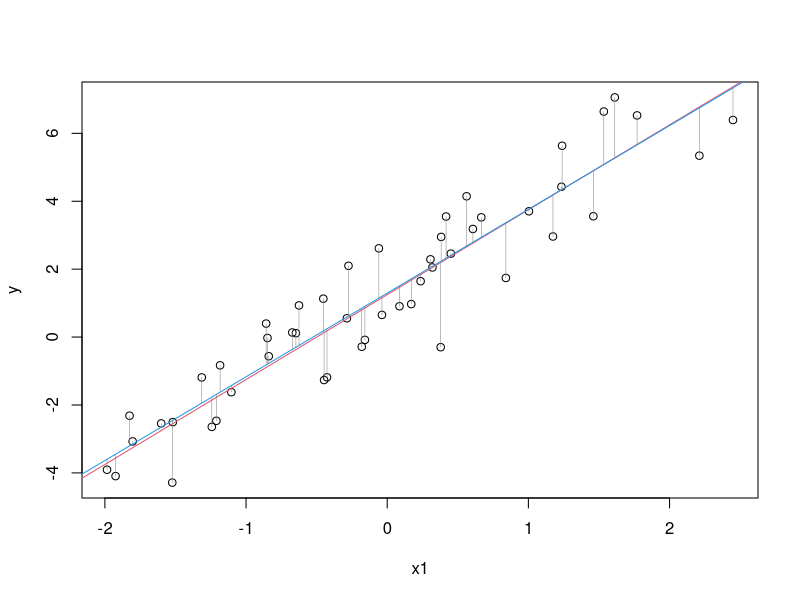
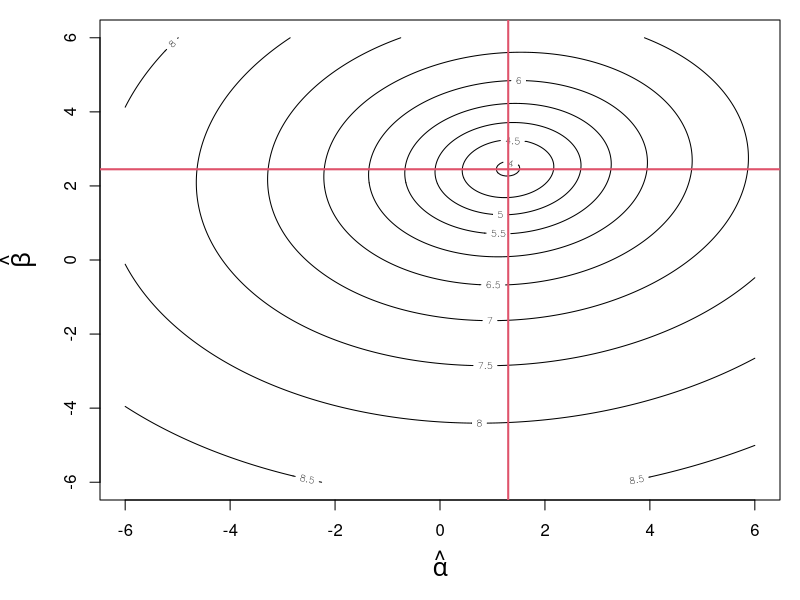
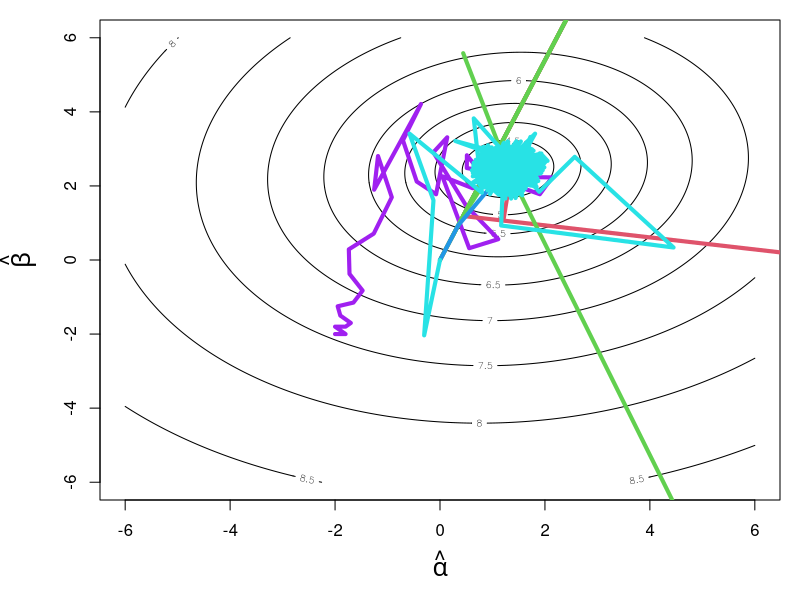
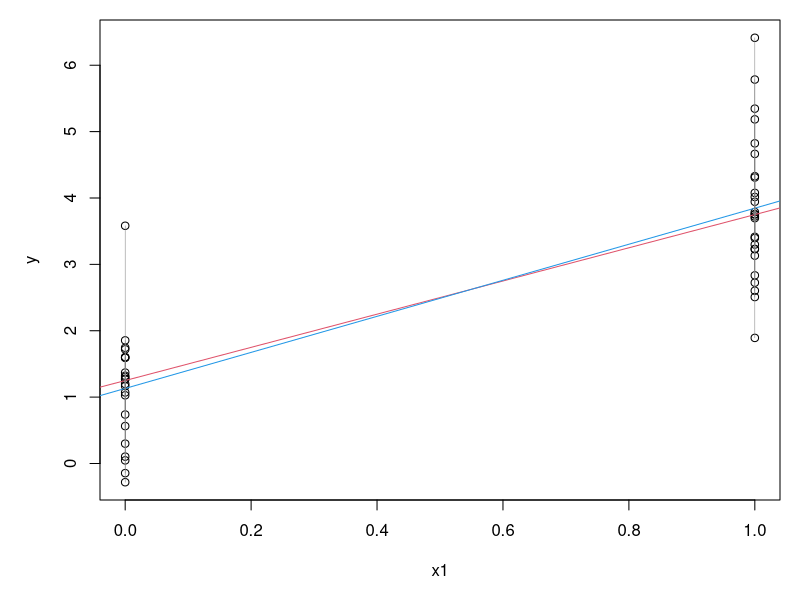
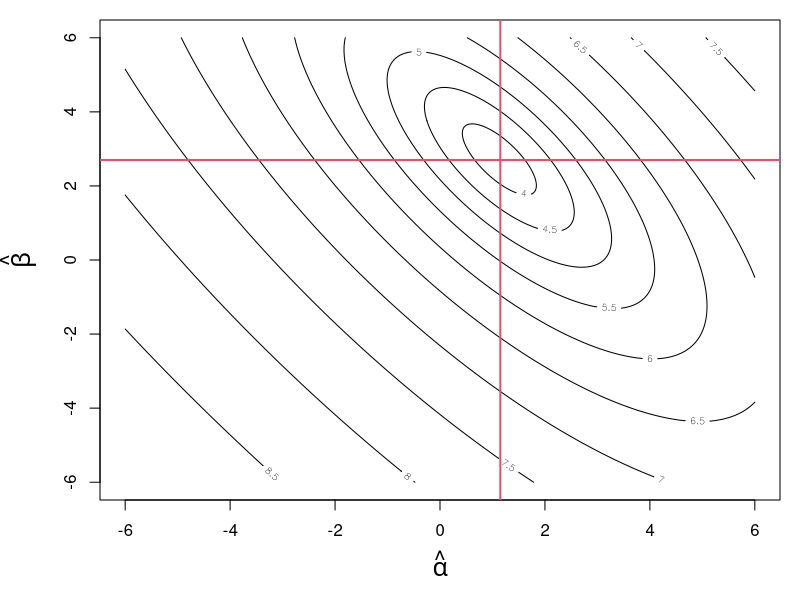
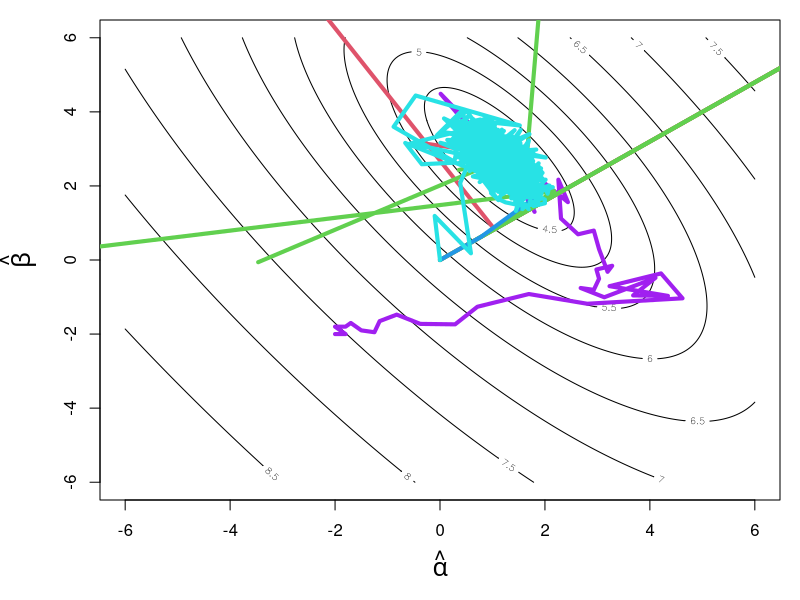

Recreate these plots in R, in order.
## R_Demo_Simulation_Learning_Estimate_linear_model.R
##########################################################################
## INSTRUCTOR: Christopher Fariss
## COURSE NAME: Advanced Computational Methods for Social Media and Textual Data (3B)
## University of Essex Summer School 2023
##
## Date: 2022-08-28
##
## Please e-mail me if you find any errors or have and suggestions (either email is fine)
## e-mail: cjf0006@gmail.com
## e-mail: cjfariss@umich.edu
##########################################################################
##
## Introduction to tutorial:
##
## R_DSIS_week11_linear_model_estimation.R
##########################################################################
## INSTRUCTOR: Christopher Fariss
## COURSE NAME: Data Science for International Studies (DSIS)
## University of Michigan, Winter 2022
##
## Week 11
##
## Please e-mail me if you find any errors or have and suggestions (either email is fine)
## e-mail: cjf0006@gmail.com
## e-mail: cjfariss@umich.edu
##########################################################################
## Introduction to tutorial:
##
## For this R tutorial, we will learn how:
##
## (1) Simulates two variable OLS regression in R.
## (2) Find the coordinates of the best estimates using the a "brute force" method.
## (3) Find the best estimates using the linear model lm() function.
## (4) Matrix algebra
## (5) Find the best estimates using a user defined function which is passed to the optim function
## (6) Visualize the results using the contour plot function from the graphics library
## (7) Simulate the model where the independent variable x is continous and binary
##
##########################################################################

## install the library if necessary
## install.packages(c("graphics", "mvtnorm"))

## load necessary libraries
library(graphics)
library(mvtnorm)


##########################################################################
## when x1 (independent variable) is continuous and y (dependent variable) is continuous
##########################################################################

## generate simulated vales
n <- 50
x1 <- rnorm(n,0,1)

## make design matrix
X <- cbind(1, x1)

head(X)

k <- ncol(X)

# select true population parameters
alpha <- 1.250000
beta <- 2.500000

# generate y with error
error_term <- rnorm(n)
summary(error_term)

y <- alpha * X[,1] + beta * X[,2] + error_term

summary(y)

## plot the x1 and y variable in 2D euclidean space
par(mfrow=c(1,1))
plot(x1, y)
abline(a=alpha, b=beta, col=2)

## estimate the fit of the linear model
fit <- lm(y ~ x1)
fit

## print the summary for the fit object
summary(fit)

## plot the line of best fit
abline(reg=fit, col=4)

## plot the error lines between the y points and the estimated y_hats (the line of best fit)
for(i in 1:n){
    lines(x=c(x1[i], x1[i]), y=c(fit$coefficients[1]+fit$coefficients[2]*x1[i], y[i]), col=grey(.5), lwd=.5)
}

## use linear algebra to find the Best estimates (this is why we defined X with a column of 1s)
beta_estimate <- solve(t(X) %*% X) %*% t(X)%*%y
beta_estimate

## generate vector of possible values for the parameter estimates of alpha and beta by brute force
alpha.hat <- seq(from=-6,6,.05)
beta.hat <- seq(from=-6,6,.05)

sumsquare <- matrix(NA, nrow=length(alpha.hat), ncol=length(beta.hat))

for(i in 1:length(alpha.hat)){
    for(j in 1:length(beta.hat)){
        y.hat <- alpha.hat[i] * X[,1] + beta.hat[j] * X[,2]
        sumsquare[i,j] <- -sum((y-y.hat)^2)
    }
}

## find the coordinates from the matrix where the minimum of the sum of square residulas resides
coordinates <- which(sumsquare == sumsquare[-sumsquare==min(-sumsquare)], arr.ind = TRUE)
coordinates

## these coordinates match the best estimates of the alpha and beta parameters
par <- c(alpha.hat[coordinates[1]], beta.hat[coordinates[2]])
par # notice that these estimates are much less precise than the estimates obtained below

## counter plot from the brute force method (logged for visualization)
par(mar=c(5,5,1,1))
contour(alpha.hat,beta.hat,log(-sumsquare), xlab=expression(hat(alpha)), ylab=expression(hat(beta)), cex.lab=1.5)
abline(v=par[1], col=2, lwd=2)
abline(h=par[2], col=2, lwd=2)

## generate variables for monitoring the function
eval <- array(dim=c(1000,3))
iter <- 1

# user defined function passed to optim
ols.func <- function(par, X, iterate=TRUE){
    alpha.hat <- par[1]
    beta.hat <- par[2]
    y.hat <- alpha.hat + beta.hat * X[,2]
    out <- -sum((y-y.hat)^2)
    out <- sum(log(dnorm(y, mean=y.hat, sd=1)))
    
    if(iterate==TRUE){
        eval[iter,1] <<- alpha.hat
        eval[iter,2] <<- beta.hat
        eval[iter,3] <<- out
        iter <<- iter+1
    }
    return(out)
}

## pass function to optim with initial values
optim.out <- optim(par = c(0,0), ols.func, X=X, method="BFGS", control=list(fnscale = -1), hessian = TRUE)
optim.out

## estiamte additional quantities of interest
se <- sqrt(diag(solve(-optim.out$hessian))) #calculate standard errors
VCV <- solve(-optim.out$hessian) #compute variance-covariance matrix
se
VCV

## compare with results from the lm function
summary(lm(y~x1))


## plot gradient paths for the following algorithims: "Nelder-Mead", "BGFS", "CG", "L-BFGS-B", "SANN"
eval <- array(dim=c(1500,4))
iter <- 1
optim.out <- optim(par = c(-2,-2), ols.func, X=X, method="Nelder-Mead", control=list(fnscale = -1), hessian = TRUE)
contour(alpha.hat,beta.hat,log(-sumsquare), xlab=expression(hat(alpha)), ylab=expression(hat(beta)), cex.lab=1.5)
lines(eval[1:iter,1], eval[1:iter,2], col="purple", lwd=4)
optim.out$par
iter

eval <- array(dim=c(1500,4))
iter <- 1
optim.out <- optim(par = c(0,0), ols.func, X=X, method="BFGS", control=list(fnscale = -1), hessian = TRUE)
lines(eval[1:iter,1], eval[1:iter,2], col=2, lwd=4)
optim.out$par
iter

eval <- array(dim=c(1500,4))
iter <- 1
optim.out <- optim(par = c(0,0), ols.func, X=X, method="CG", control=list(fnscale = -1), hessian = TRUE)
lines(eval[1:iter,1], eval[1:iter,2], col=3, lwd=4)
optim.out$par
iter

eval <- array(dim=c(1500,4))
iter <- 1
optim.out <- optim(par = c(0,0), ols.func, X=X, method="L-BFGS-B", control=list(fnscale = -1), hessian = TRUE)
lines(eval[1:iter,1], eval[1:iter,2], col=4, lwd=4)
optim.out$par
iter

eval <- array(dim=c(20000,4))
iter <- 1
optim.out <- optim(par = c(0,0), ols.func, X=X, method="SANN", control=list(fnscale = -1), hessian = TRUE)
lines(eval[1:iter,1], eval[1:iter,2], col=5, lwd=4)
optim.out$par
iter





##########################################################################
## when x1 (independent variable) is binary and y (dependent variable) is continuous
##########################################################################


## generate simulated vales
n <- 50
x1 <- rbinom(n,size=1,.5)

## make design matrix
X <- cbind(1, x1)

k <- ncol(X)

## select true population parameters
alpha <- 1.250000
beta <- 2.500000

## generate y with error
error_term <- rnorm(n)
y <- alpha * X[,1] + beta * X[,2] + error_term

## plot the x1 and y variable in 2D euclidean space
plot(x1, y)
abline(a=alpha, b=beta, col=2)

## estimate the fit of the linear model
fit <- lm(y~x1)

## print the summary for the fit object
summary(fit)

## plot the line of best fit
abline(reg=fit, col=4)

## plot the error lines between the y points and the estimated y_hats (the line of best fit)
for(i in 1:n){
    lines(x=c(x1[i], x1[i]), y=c(fit$coefficients[1]+fit$coefficients[2]*x1[i], y[i]), col=grey(.5), lwd=.5)
}

## use linear algebra to find the Best estimates (this is why we defined X with a column of 1s)
beta_estimate <- solve(t(X) %*% X) %*% t(X)%*%y
beta_estimate

## what is the beta estimate here? It is also the difference in proportion of y when x==1 and x==0
mean(y[x1==1]) - mean(y[x1==0])

## this is the proportion of y when x==1
mean(y[x1==1])

## this is the intercent  (the proportion of y when x==0)
mean(y[x1==0])


## generate vector of possible values for the parameter estimates of alpha and beta by brute force
alpha.hat <- seq(from=-6,6,.05)
beta.hat <- seq(from=-6,6,.05)

sumsquare <- matrix(NA, nrow=length(alpha.hat), ncol=length(beta.hat))
for(i in 1:length(alpha.hat)){
    for(j in 1:length(beta.hat)){
        y.hat <- alpha.hat[i] + beta.hat[j] * X[,2]
        sumsquare[i,j] <- -sum((y-y.hat)^2)
    }
}

## find the coordinates from the matrix where the minimum of the sum of square residulas resides
coordinates <- which(sumsquare == sumsquare[-sumsquare==min(-sumsquare)], arr.ind = TRUE)

## these coordinates match the best estimates of the alpha and beta parameters
par <- c(alpha.hat[coordinates[1]], beta.hat[coordinates[2]])
par # notice that these estimates are much less precise than the estiamtes obtained below

## counter plot from the brute force method (logged for visualization)
par(mar=c(5,5,1,1))
contour(alpha.hat,beta.hat,log(-sumsquare), xlab=expression(hat(alpha)), ylab=expression(hat(beta)), cex.lab=1.5)
abline(v=par[1], col=2, lwd=2)
abline(h=par[2], col=2, lwd=2)


## generate variables for monitoring the function
eval <- array(dim=c(1000,3))
iter <- 1

# user defined function passed to optim
## see above

## pass function to optim with initial values
optim.out <- optim(par = c(0,0), ols.func, X=X, method="BFGS", control=list(fnscale = -1), hessian = TRUE)
optim.out

## estiamte additional quantities of interest
se <- sqrt(diag(solve(-optim.out$hessian))) #calculate standard errors
VCV <- solve(-optim.out$hessian) #compute variance-covariance matrix
se
VCV

## compare with results from the lm function
summary(lm(y~x1))


## plot gradient paths for the following algorithims: "Nelder-Mead", "BGFS", "CG", "L-BFGS-B", "SANN"
eval <- array(dim=c(1500,4))
iter <- 1
optim.out <- optim(par = c(-2,-2), ols.func, X=X, method="Nelder-Mead", control=list(fnscale = -1), hessian = TRUE)
contour(alpha.hat,beta.hat,log(-sumsquare), xlab=expression(hat(alpha)), ylab=expression(hat(beta)), cex.lab=1.5)
lines(eval[1:iter,1], eval[1:iter,2], col="purple", lwd=4)
optim.out$par
iter

eval <- array(dim=c(1500,4))
iter <- 1
optim.out <- optim(par = c(0,0), ols.func, X=X, method="BFGS", control=list(fnscale = -1), hessian = TRUE)
lines(eval[1:iter,1], eval[1:iter,2], col=2, lwd=4)
optim.out$par
iter

eval <- array(dim=c(1500,4))
iter <- 1
optim.out <- optim(par = c(0,0), ols.func, X=X, method="CG", control=list(fnscale = -1), hessian = TRUE)
lines(eval[1:iter,1], eval[1:iter,2], col=3, lwd=4)
optim.out$par
iter

eval <- array(dim=c(1500,4))
iter <- 1
optim.out <- optim(par = c(0,0), ols.func, X=X, method="L-BFGS-B", control=list(fnscale = -1), hessian = TRUE)
lines(eval[1:iter,1], eval[1:iter,2], col=4, lwd=4)
optim.out$par
iter

eval <- array(dim=c(20000,4))
iter <- 1
optim.out <- optim(par = c(0,0), ols.func, X=X, method="SANN", control=list(fnscale = -1), hessian = TRUE)
lines(eval[1:iter,1], eval[1:iter,2], col=5, lwd=4)
optim.out$par
iter



